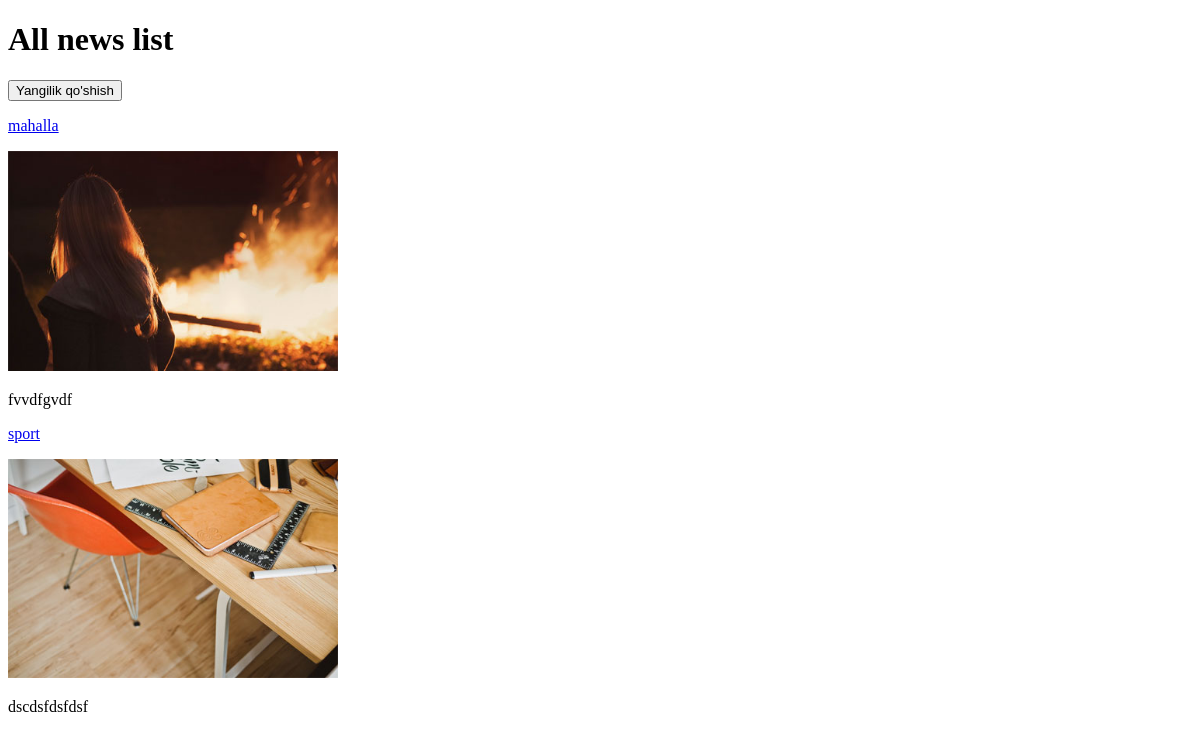
Before: / with the older database file.
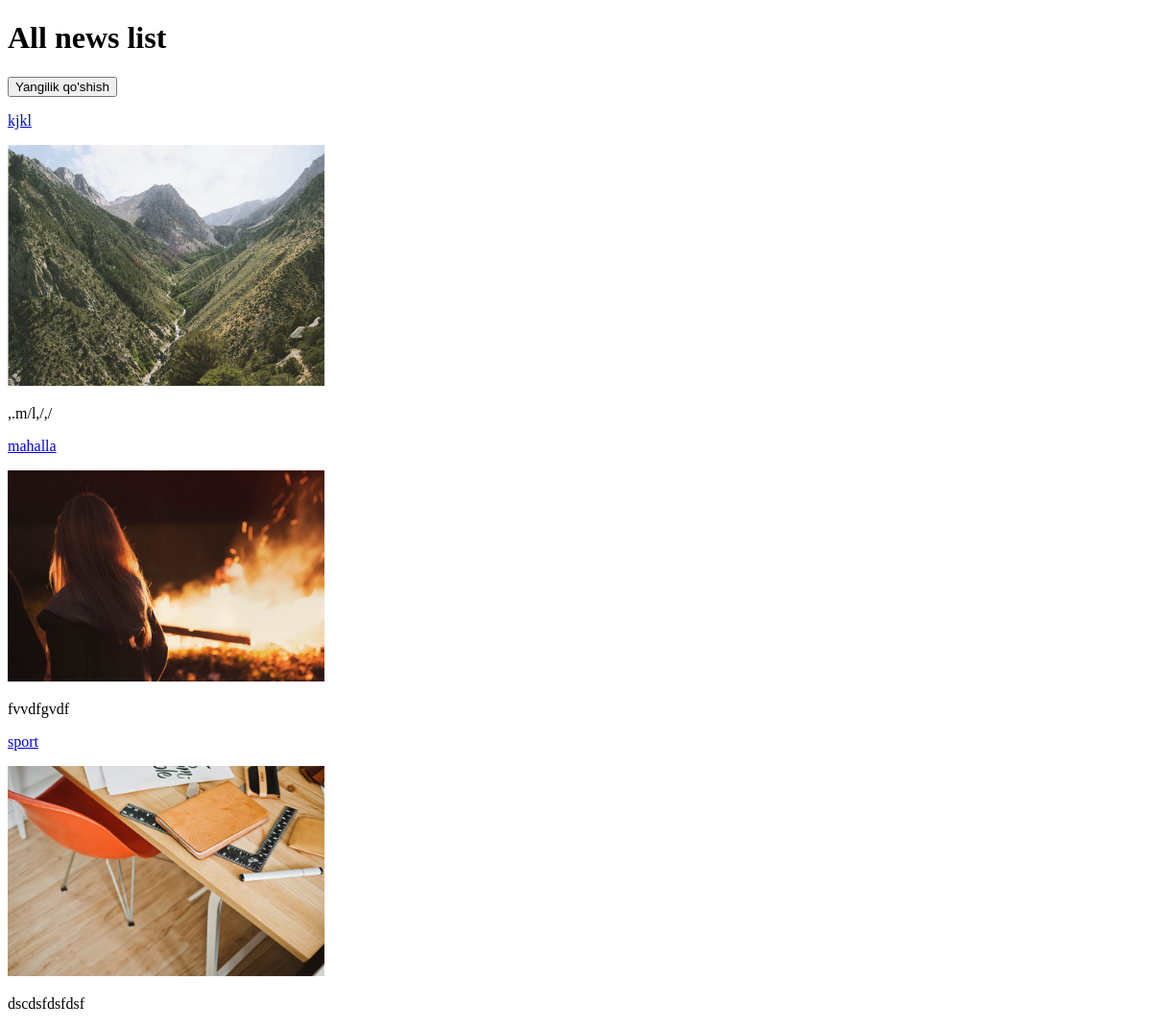
After: the same page with the newer database file.
### news/models.py (models this page shows, shortened)
class News(models.Model):
    title = models.CharField(max_length = 200)
    body = models.TextField()
    image = models.ImageField(upload_to='media/news_image/images')
    published_time = models.DateTimeField(default=timezone.now)
    created_time = models.DateTimeField(auto_now_add=True)
    uptated_time = models.DateTimeField(auto_now=True)
    class Meta:
        ordering=['-published_time']

### news/views.py (the view)
# urls.py: path('', news_list_View, name='all_news_list'),
def news_list_View(request):
    news_list = News.objects.all()
    context = {
        'news_list': news_list,
    }
    return render(request,'news/news_list.html', context)

### template/news/news_list.html (shortened to what this page needs)
<!DOCTYPE html>
<html lang="en">
<head>
</head>
<body>
<h1> All news list</h1>
<a   href="{% url 'news_create'  %}"><button  class="btn btn-orange">Yangilik qo'shish </button></a>
{% for x in news_list %}
<p><a href="{% url 'news_detail_page' x.id %}">{{x.title}}</a></p>
<p><a href="{% url 'news_detail_page' x.id %}"><img src="{{ x.image.url }}" width="330" alt="img">{{ x.}}</a></p>
<p>{{ x.body }}</p>
{% endfor %}
</body>
</html>

Changed rows visible on the page:
added News: title "kjkl", image (picture), body ",.m/l,/,/"
